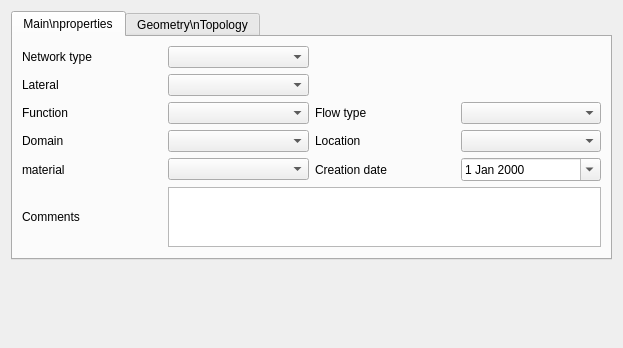
<?xml version="1.0" encoding="UTF-8"?>
<ui version="4.0">
 <class>Form_base3_ud</class>
 <widget class="QWidget" name="Form_base3_ud">
  <property name="geometry">
   <rect>
    <x>0</x>
    <y>0</y>
    <width>623</width>
    <height>348</height>
   </rect>
  </property>
  <property name="windowTitle">
   <string>Form</string>
  </property>
  <layout class="QVBoxLayout" name="verticalLayout" stretch="0,10">
   <property name="spacing">
    <number>3</number>
   </property>
   <item>
    <widget class="QTabWidget" name="tabWidget">
     <property name="currentIndex">
      <number>0</number>
     </property>
     <widget class="QWidget" name="tab">
      <attribute name="title">
       <string>Main\nproperties</string>
      </attribute>
      <layout class="QGridLayout" name="gridLayout_2">
       <item row="2" column="2">
        <widget class="QLabel" name="label_12">
         <property name="text">
          <string>Flow type</string>
         </property>
         <property name="wordWrap">
          <bool>true</bool>
         </property>
        </widget>
       </item>
       <item row="2" column="0">
        <widget class="QLabel" name="label_13">
         <property name="text">
          <string>Function</string>
         </property>
         <property name="wordWrap">
          <bool>true</bool>
         </property>
        </widget>
       </item>
       <item row="1" column="0">
        <widget class="QLabel" name="label_11">
         <property name="text">
          <string>Lateral</string>
         </property>
         <property name="wordWrap">
          <bool>true</bool>
         </property>
        </widget>
       </item>
       <item row="2" column="1">
        <widget class="QComboBox" name="systemfunction"/>
       </item>
       <item row="3" column="0">
        <widget class="QLabel" name="label_6">
         <property name="text">
          <string>Domain</string>
         </property>
         <property name="wordWrap">
          <bool>true</bool>
         </property>
        </widget>
       </item>
       <item row="2" column="3">
        <widget class="QComboBox" name="flowtype"/>
       </item>
       <item row="1" column="1">
        <widget class="QComboBox" name="laterals"/>
       </item>
       <item row="0" column="1">
        <widget class="QComboBox" name="networktype"/>
       </item>
       <item row="0" column="0">
        <widget class="QLabel" name="label_4">
         <property name="text">
          <string>Network type</string>
         </property>
         <property name="wordWrap">
          <bool>true</bool>
         </property>
        </widget>
       </item>
       <item row="3" column="2">
        <widget class="QLabel" name="label_10">
         <property name="text">
          <string>Location</string>
         </property>
         <property name="wordWrap">
          <bool>true</bool>
         </property>
        </widget>
       </item>
       <item row="3" column="3">
        <widget class="QComboBox" name="location"/>
       </item>
       <item row="3" column="1">
        <widget class="QComboBox" name="domain"/>
       </item>
       <item row="4" column="0">
        <widget class="QLabel" name="label">
         <property name="text">
          <string>material</string>
         </property>
         <property name="wordWrap">
          <bool>true</bool>
         </property>
        </widget>
       </item>
       <item row="4" column="1">
        <widget class="QComboBox" name="material">
         <property name="maxVisibleItems">
          <number>50</number>
         </property>
        </widget>
       </item>
       <item row="4" column="2">
        <widget class="QLabel" name="label_16">
         <property name="text">
          <string>Creation date</string>
         </property>
         <property name="wordWrap">
          <bool>true</bool>
         </property>
        </widget>
       </item>
       <item row="4" column="3">
        <widget class="QDateEdit" name="dateoperationalcreation">
         <property name="calendarPopup">
          <bool>true</bool>
         </property>
        </widget>
       </item>
       <item row="5" column="0">
        <widget class="QLabel" name="label_15">
         <property name="text">
          <string>Comments</string>
         </property>
        </widget>
       </item>
       <item row="5" column="1" colspan="3">
        <widget class="QTextBrowser" name="comment">
         <property name="maximumSize">
          <size>
           <width>16777215</width>
           <height>60</height>
          </size>
         </property>
         <property name="readOnly">
          <bool>false</bool>
         </property>
        </widget>
       </item>
      </layout>
     </widget>
     <widget class="QWidget" name="tab_2">
      <attribute name="title">
       <string>Geometry\nTopology</string>
      </attribute>
      <layout class="QVBoxLayout" name="verticalLayout_2">
       <item>
        <widget class="QFrame" name="frame_4">
         <property name="frameShape">
          <enum>QFrame::StyledPanel</enum>
         </property>
         <property name="frameShadow">
          <enum>QFrame::Raised</enum>
         </property>
         <layout class="QGridLayout" name="gridLayout_4">
          <property name="leftMargin">
           <number>3</number>
          </property>
          <property name="topMargin">
           <number>3</number>
          </property>
          <property name="rightMargin">
           <number>3</number>
          </property>
          <property name="bottomMargin">
           <number>3</number>
          </property>
          <property name="spacing">
           <number>3</number>
          </property>
          <item row="1" column="0">
           <widget class="QLabel" name="label_3">
            <property name="text">
             <string>Height</string>
            </property>
            <property name="wordWrap">
             <bool>true</bool>
            </property>
           </widget>
          </item>
          <item row="0" column="0" colspan="2">
           <widget class="QLabel" name="label_2">
            <property name="text">
             <string>Nominal diameter / width</string>
            </property>
            <property name="wordWrap">
             <bool>true</bool>
            </property>
           </widget>
          </item>
          <item row="0" column="3" colspan="2">
           <widget class="QDoubleSpinBox" name="nominaldiameter">
            <property name="decimals">
             <number>3</number>
            </property>
            <property name="minimum">
             <double>-1.000000000000000</double>
            </property>
            <property name="singleStep">
             <double>0.100000000000000</double>
            </property>
           </widget>
          </item>
          <item row="0" column="5">
           <widget class="QToolButton" name="toolButton_calc_diam">
            <property name="text">
             <string>...</string>
            </property>
            <property name="icon">
             <iconset>
              <normaloff>:/plugins/Lamia/icons/numpad.png</normaloff>:/plugins/Lamia/icons/numpad.png</iconset>
            </property>
            <property name="autoRaise">
             <bool>false</bool>
            </property>
            <property name="arrowType">
             <enum>Qt::NoArrow</enum>
            </property>
           </widget>
          </item>
          <item row="1" column="5">
           <widget class="QToolButton" name="toolButton_calc_haut">
            <property name="text">
             <string>...</string>
            </property>
            <property name="icon">
             <iconset>
              <normaloff>:/plugins/Lamia/icons/numpad.png</normaloff>:/plugins/Lamia/icons/numpad.png</iconset>
            </property>
           </widget>
          </item>
          <item row="1" column="3" colspan="2">
           <widget class="QDoubleSpinBox" name="height">
            <property name="decimals">
             <number>3</number>
            </property>
            <property name="minimum">
             <double>-1.000000000000000</double>
            </property>
            <property name="singleStep">
             <double>0.100000000000000</double>
            </property>
           </widget>
          </item>
         </layout>
        </widget>
       </item>
       <item>
        <widget class="QFrame" name="frame_edgetonode">
         <property name="frameShape">
          <enum>QFrame::StyledPanel</enum>
         </property>
         <property name="frameShadow">
          <enum>QFrame::Raised</enum>
         </property>
         <layout class="QVBoxLayout" name="verticalLayout_4">
          <property name="spacing">
           <number>3</number>
          </property>
          <property name="leftMargin">
           <number>0</number>
          </property>
          <property name="topMargin">
           <number>3</number>
          </property>
          <property name="rightMargin">
           <number>0</number>
          </property>
          <property name="bottomMargin">
           <number>3</number>
          </property>
         </layout>
        </widget>
       </item>
       <item>
        <widget class="QFrame" name="frame_3">
         <property name="frameShape">
          <enum>QFrame::StyledPanel</enum>
         </property>
         <property name="frameShadow">
          <enum>QFrame::Raised</enum>
         </property>
         <layout class="QGridLayout" name="gridLayout_3">
          <property name="leftMargin">
           <number>3</number>
          </property>
          <property name="topMargin">
           <number>3</number>
          </property>
          <property name="rightMargin">
           <number>3</number>
          </property>
          <property name="bottomMargin">
           <number>3</number>
          </property>
          <property name="spacing">
           <number>3</number>
          </property>
          <item row="0" column="1">
           <widget class="QDoubleSpinBox" name="depthup">
            <property name="minimum">
             <double>-1.000000000000000</double>
            </property>
           </widget>
          </item>
          <item row="0" column="3">
           <widget class="QDoubleSpinBox" name="depthdown">
            <property name="minimum">
             <double>-1.000000000000000</double>
            </property>
           </widget>
          </item>
          <item row="0" column="2">
           <widget class="QToolButton" name="toolButton_prof_amont">
            <property name="text">
             <string>...</string>
            </property>
            <property name="icon">
             <iconset>
              <normaloff>:/plugins/Lamia/icons/numpad.png</normaloff>:/plugins/Lamia/icons/numpad.png</iconset>
            </property>
           </widget>
          </item>
          <item row="0" column="4">
           <widget class="QToolButton" name="toolButton_prof_aval">
            <property name="text">
             <string>...</string>
            </property>
            <property name="icon">
             <iconset>
              <normaloff>:/plugins/Lamia/icons/numpad.png</normaloff>:/plugins/Lamia/icons/numpad.png</iconset>
            </property>
           </widget>
          </item>
          <item row="0" column="0">
           <widget class="QLabel" name="label_8">
            <property name="text">
             <string>Depth</string>
            </property>
            <property name="wordWrap">
             <bool>true</bool>
            </property>
           </widget>
          </item>
         </layout>
        </widget>
       </item>
       <item>
        <spacer name="verticalSpacer_2">
         <property name="orientation">
          <enum>Qt::Vertical</enum>
         </property>
         <property name="sizeHint" stdset="0">
          <size>
           <width>20</width>
           <height>40</height>
          </size>
         </property>
        </spacer>
       </item>
      </layout>
     </widget>
    </widget>
   </item>
   <item>
    <spacer name="verticalSpacer">
     <property name="orientation">
      <enum>Qt::Vertical</enum>
     </property>
     <property name="sizeHint" stdset="0">
      <size>
       <width>20</width>
       <height>40</height>
      </size>
     </property>
    </spacer>
   </item>
  </layout>
 </widget>
 <resources>
  <include location="../../resources.qrc"/>
 </resources>
 <connections/>
</ui>
